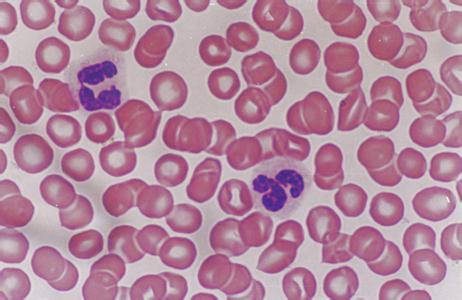
#> input picture 项目/img/count.jpg, 462 x 300 px
$ python cell_count.py
#> lines starting #> are read from the running program, lines starting #| are printed output that depends on the picture; after the words box and inside, x2 and y2 are one past the last pixel; in counts of white or black regions, pixels touching at a corner belong together
import cv2

img = cv2.imread('../img/count.jpg', 1)  # 读取图像
#> img is the input picture: shape (300, 462, 3); mean B, G, R 156.7, 134.3, 179.4
# ===========图像预处理===========
gray = cv2.cvtColor(img, cv2.COLOR_BGR2GRAY)    # 色彩空间转换：彩色图像->灰度图像
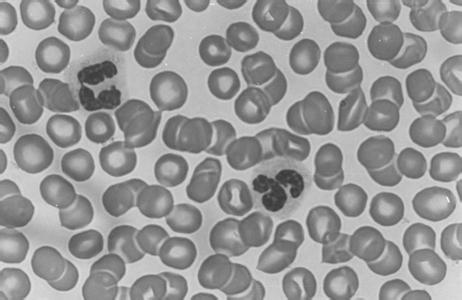
#> gray: shape (300, 462); min 54, max 246, mean 150.4
ret, binary = cv2.threshold(gray, 140, 255, cv2.THRESH_BINARY_INV)  # 阈值处理
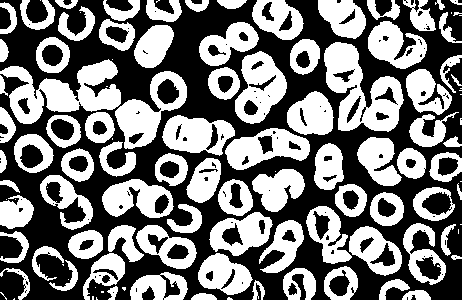
#> binary: shape (300, 462); 47.4% white; 114 white regions (30 under 20 px), largest, box (x1, y1, x2, y2) and area: (0, 59, 121, 124) 3759, (324, 42, 404, 132) 3632, (115, 71, 187, 149) 2291
kernel = cv2.getStructuringElement(cv2.MORPH_ELLIPSE, (5, 5))   # 核
erosion = cv2.erode(binary, kernel, iterations=4)
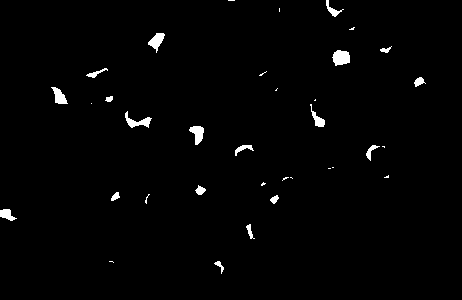
#> erosion: shape (300, 462); 1.4% white; 35 white regions (16 under 20 px), largest, box (x1, y1, x2, y2) and area: (332, 50, 350, 66) 219, (125, 111, 152, 128) 176, (189, 126, 204, 145) 172
dilation = cv2.dilate(erosion, kernel, iterations=3)
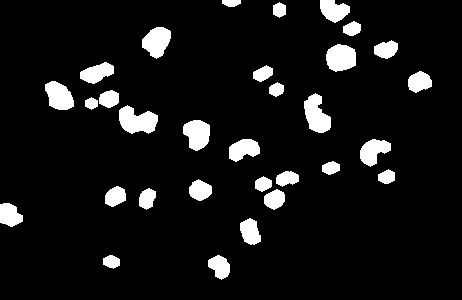
#> dilation: shape (300, 462); 8.2% white; 31 white regions
gaussian = cv2.GaussianBlur(dilation, (3, 3), 0)
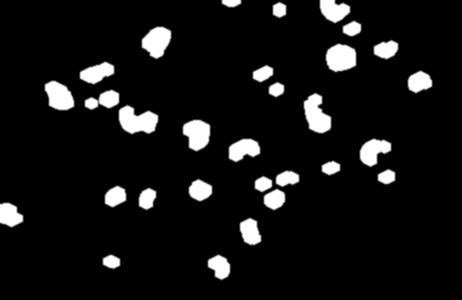
#> gaussian: shape (300, 462); min 0, max 255, mean 21
# ===========查找所有轮廓==========
contours, hirearchy = cv2.findContours(gaussian, cv2.RETR_TREE, cv2.CHAIN_APPROX_SIMPLE)
#> contours = 30 contours; largest, box (x1, y1, x2, y2) and area: (118, 104, 159, 135) 858, (303, 92, 332, 134) 782, (325, 43, 357, 73) 738, (141, 26, 172, 60) 713, (182, 119, 211, 152) 694; hirearchy = 30 rows, first 6: [1, -1, -1, -1], [2, 0, -1, -1], [3, 1, -1, -1], [4, 2, -1, -1], [5, 3, -1, -1], [6, 4, -1, -1]
# ========筛选出符合要求的轮廓=======
contoursOK = []
for i in contours:
    if cv2.contourArea(i) > 30:
        contoursOK.append(i)
#> this loop made 30 passes
#> after the loop, contoursOK has the same summary as contours
# =======绘制符合要求的轮廓=========
draw = cv2.drawContours(img, contoursOK, -1, (0, 255, 0), 1)    # 绘制轮廓
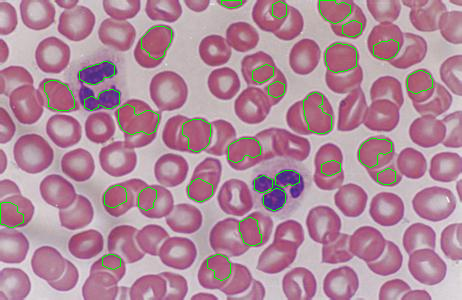
#> draw: shape (300, 462, 3); mean B, G, R 154.7, 137.1, 176.9
# ======计算每一个细胞的质心，并绘制数字信号=========
for i, j in zip(contoursOK, range(len(contoursOK))):
    M = cv2.moments(i)
    cX = int(M['m10'] / M['m00'])
    cY = int(M['m01'] / M['m00'])
    cv2.putText(draw, str(j), (cX, cY), cv2.FONT_HERSHEY_PLAIN, 1.5, (0, 0, 255), 2)    # 在质心描绘数字
#> this loop made 30 passes
#> (cX, cY) on passes 1 to 12: (219, 266), (111, 261), (249, 231), (10, 214), (274, 198), (146, 198), (114, 196), (199, 189), (262, 183), (286, 178), (386, 176), (330, 167)
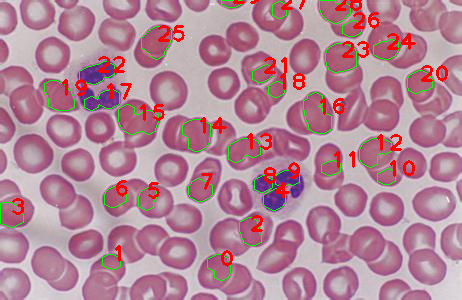
#> draw: shape (300, 462, 3); 3.03% of pixels changed, all inside (x1, y1, x2, y2) = (12, 0, 448, 267)
# 显示图片
cv2.imshow('draw', draw)
cv2.imshow('gaussian', gaussian)

cv2.waitKey()
cv2.destroyAllWindows()
